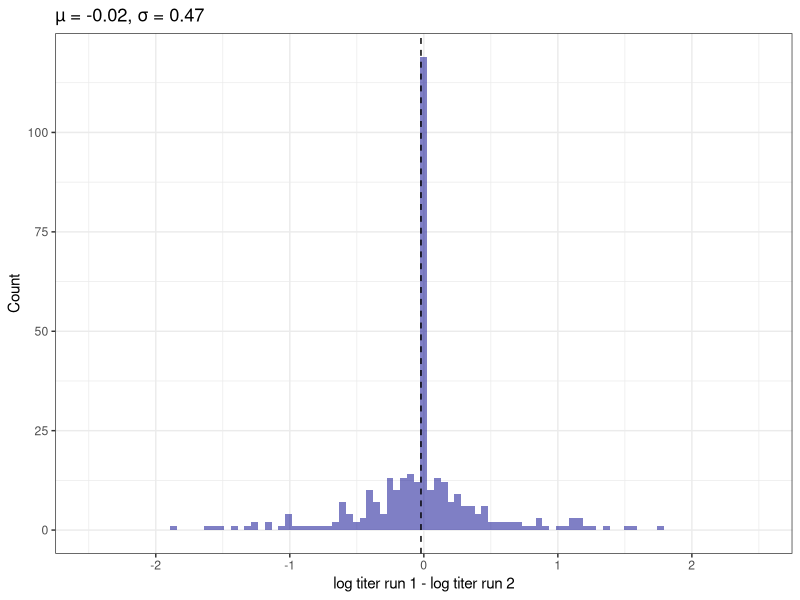

Reproduce this figure in R.

# Setup workspace

rm(list = ls())
library(tidyverse)

data <- read.csv(file = "figures/fig_s9_repeat_variation/data_240123.csv")


data %>%
  ggplot(
    aes(
      x = prnt50ContFixbottom
    )
  ) +
  geom_histogram(
    bins = 100,
    fill = "darkblue",
    alpha = 0.5
  ) +
  xlim(
    c(-2.5, 2.5)
  ) +
  geom_vline(
    xintercept = mean(subset(data, prnt50ContFixbottom > -2.5)$prnt50ContFixbottom),
    linetype = "dashed"
  ) +
  labs(
    x = "log titer run 1 - log titer run 2",
    y = "Count",
    title = sprintf(
      "µ = %s, σ = %s",
      round(mean(subset(data, prnt50ContFixbottom > -2.5)$prnt50ContFixbottom), 2),
      round(sd(subset(data, prnt50ContFixbottom > -2.5)$prnt50ContFixbottom), 2)
    )
  ) +
  theme_bw()
ggsave("figures/fig_s9_repeat_variation/repeat_variation_240123.png", width = 5, height = 4)

# Standard deviation accounting for measurement error in the first and second repeat
sqrt(sum((subset(data, prnt50ContFixbottom > -2.5)$prnt50ContFixbottom)^2) / length(subset(data, prnt50ContFixbottom > -2.5)$prnt50ContFixbottom))

